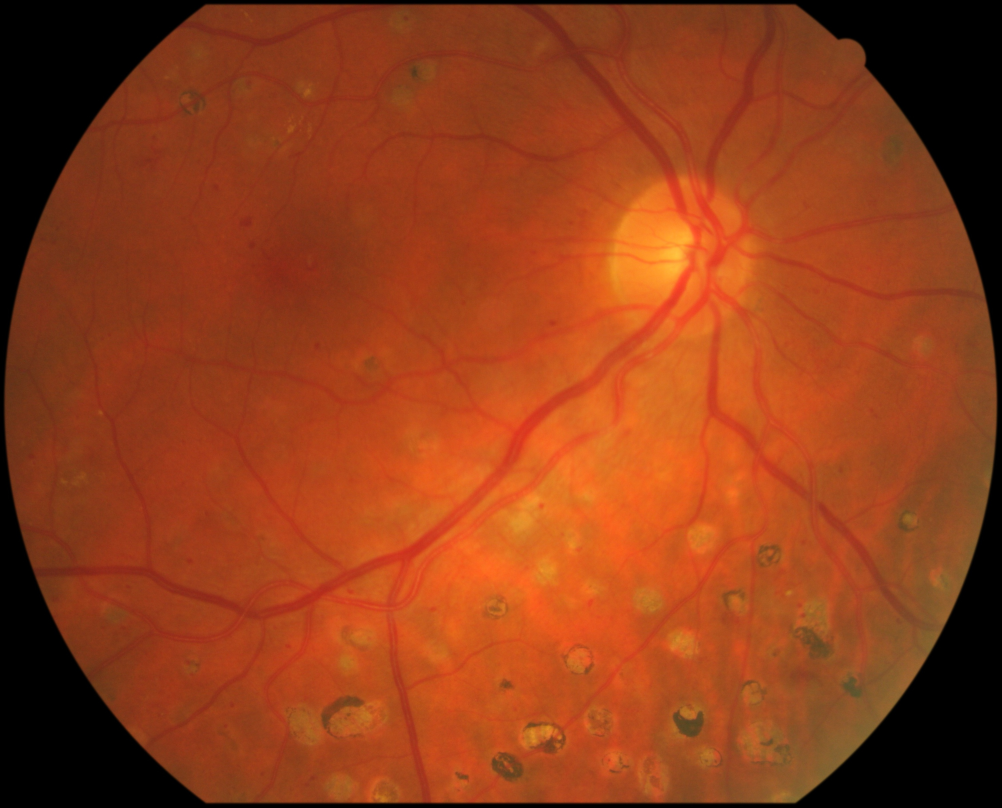
#> input picture Mestrado/Primeiro_Semestre/Topicos_Especiais_em_Telecom_e _Tecnologia_da_Info_II/image_0.jpg, 3004 x 2423 px (shown at 1/3 size)
$ python classificar_retina_svc.py
#> lines starting #> are read from the running program, lines starting #| are printed output that depends on the picture
import cv2
import numpy as np
from sklearn.svm import SVC
from sklearn.calibration import CalibratedClassifierCV

print("=== Processando Retinografia e Vetorização para SVC (Atualizado) ===")

# 1. Carregar a imagem real enviada
img = cv2.imread('image_0.jpg', cv2.IMREAD_GRAYSCALE)
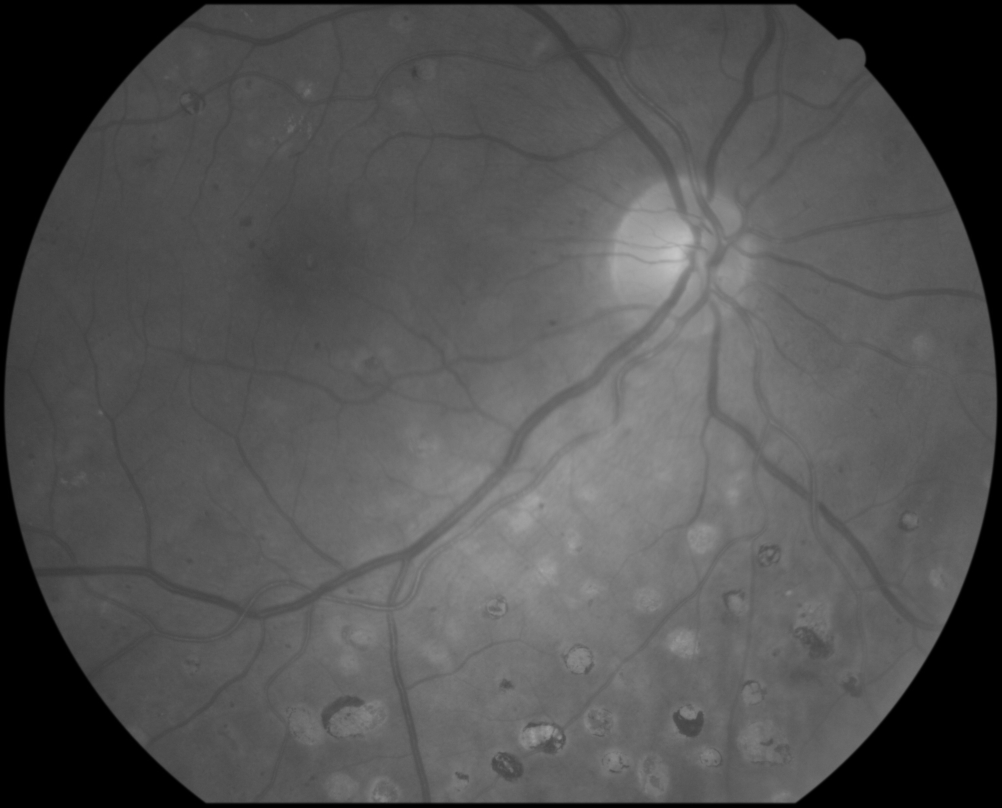
#> img: shape (2423, 3004) (shown at 1/3 size); min 0, max 198, mean 82.8

if img is None:
    print("[ERRO] Arquivo 'image_0.jpg' não encontrado!")
    exit()

# 2. Redimensionar para formato compacto
img_redimensionada = cv2.resize(img, (64, 64))
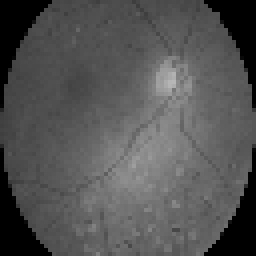
#> img_redimensionada: shape (64, 64) (shown 4 times larger); min 0, max 183, mean 83.3

# 3. Vetorização e Normalização
vetor_imagem_real = img_redimensionada.flatten() / 255.0
#> vetor_imagem_real = 4096 values, max 0.718 at index 1323, min 0 at index 0, mean 0.327
print(f"-> Imagem vetorizada com sucesso! Dimensões do vetor: {vetor_imagem_real.shape}")
#| -> Imagem vetorizada com sucesso! Dimensões do vetor: (4096,)

# 4. Dataset Simulado Balanceado
np.random.seed(42)
num_amostras_treino = 40
tamanho_vetor = 4096

# Gerando base sintética estruturada
X_train = np.array([vetor_imagem_real + np.random.normal(0, 0.08, tamanho_vetor) for _ in range(num_amostras_treino)])
# Garantindo balanceamento exato de classes
y_train = np.array([0, 1] * (num_amostras_treino // 2))

# 5. Treinar o SVC com a nova API de Calibração (Sem Warnings)
print("-> Treinando o SVC Calibrado...")
base_svc = SVC(kernel='rbf', C=10.0, gamma='scale')
modelo_calibrado = CalibratedClassifierCV(estimator=base_svc, ensemble=False)
modelo_calibrado.fit(X_train, y_train)

# 6. Classificar a imagem teste
vetor_teste = vetor_imagem_real.reshape(1, -1)
classe_predita = modelo_calibrado.predict(vetor_teste)[0]
#> classe_predita = 1
probabilidades = modelo_calibrado.predict_proba(vetor_teste)[0]
#> probabilidades = [0.475, 0.525]

print("\n=========================================================")
print("RESULTADO DA CLASSIFICAÇÃO DA IMAGEM REGISTRADA:")
print("=========================================================")
if classe_predita == 1:
    print(f"Resultado: CLASSE 1 (Presença de Padrões de Alterações/Lesões)")
else:
    print(f"Resultado: CLASSE 0 (Padrão de Retina Saudável)")

print(f"Confiança Corrigida do Modelo: {probabilidades[classe_predita]*100:.2f}%")
#| Confiança Corrigida do Modelo: 52.54%
print("=========================================================")
